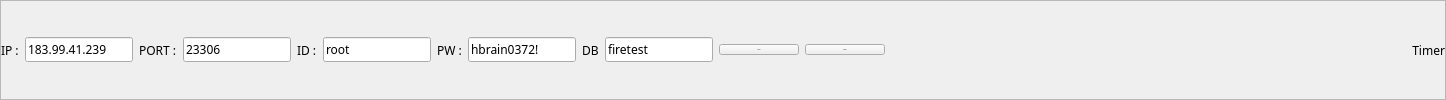
       <widget class="QFrame" name="frame">
        <property name="font">
         <font>
          <family>KoPubWorld돋움체 Medium</family>
         </font>
        </property>
        <property name="frameShape">
         <enum>QFrame::StyledPanel</enum>
        </property>
        <property name="frameShadow">
         <enum>QFrame::Raised</enum>
        </property>
        <property name="lineWidth">
         <number>0</number>
        </property>
        <layout class="QHBoxLayout" name="horizontalLayout">
         <property name="spacing">
          <number>0</number>
         </property>
         <property name="leftMargin">
          <number>0</number>
         </property>
         <property name="topMargin">
          <number>0</number>
         </property>
         <property name="rightMargin">
          <number>0</number>
         </property>
         <property name="bottomMargin">
          <number>0</number>
         </property>
         <item>
          <layout class="QHBoxLayout" name="horizontalLayout_5">
           <property name="spacing">
            <number>6</number>
           </property>
           <item>
            <widget class="QLabel" name="label_2">
             <property name="text">
              <string>IP :</string>
             </property>
            </widget>
           </item>
           <item>
            <widget class="QLineEdit" name="IP_Edit">
             <property name="sizePolicy">
              <sizepolicy hsizetype="Expanding" vsizetype="Fixed">
               <horstretch>0</horstretch>
               <verstretch>0</verstretch>
              </sizepolicy>
             </property>
             <property name="text">
              <string>183.99.41.239</string>
             </property>
            </widget>
           </item>
           <item>
            <widget class="QLabel" name="label_3">
             <property name="text">
              <string>PORT :</string>
             </property>
            </widget>
           </item>
           <item>
            <widget class="QLineEdit" name="PORT_Edit">
             <property name="inputMethodHints">
              <set>Qt::ImhDigitsOnly|Qt::ImhFormattedNumbersOnly</set>
             </property>
             <property name="text">
              <string>23306</string>
             </property>
            </widget>
           </item>
           <item>
            <widget class="QLabel" name="label_4">
             <property name="text">
              <string>ID :</string>
             </property>
            </widget>
           </item>
           <item>
            <widget class="QLineEdit" name="ID_Edit">
             <property name="text">
              <string>root</string>
             </property>
            </widget>
           </item>
           <item>
            <widget class="QLabel" name="label_5">
             <property name="text">
              <string>PW :</string>
             </property>
            </widget>
           </item>
           <item>
            <widget class="QLineEdit" name="PW_Edit">
             <property name="inputMethodHints">
              <set>Qt::ImhHiddenText</set>
             </property>
             <property name="text">
              <string>hbrain0372!</string>
             </property>
            </widget>
           </item>
           <item>
            <widget class="QLabel" name="label">
             <property name="text">
              <string>DB</string>
             </property>
            </widget>
           </item>
           <item>
            <widget class="QLineEdit" name="DBName_Edit">
             <property name="text">
              <string>firetest</string>
             </property>
            </widget>
           </item>
           <item>
            <widget class="QPushButton" name="Start_Service_btn">
             <property name="font">
              <font>
               <family>KoPubWorld돋움체 Medium</family>
               <pointsize>-1</pointsize>
               <weight>50</weight>
               <bold>false</bold>
              </font>
             </property>
             <property name="text">
              <string>START</string>
             </property>
            </widget>
           </item>
           <item>
            <widget class="QPushButton" name="reset_btn">
             <property name="font">
              <font>
               <family>KoPubWorld돋움체 Medium</family>
               <pointsize>-1</pointsize>
               <weight>50</weight>
               <bold>false</bold>
              </font>
             </property>
             <property name="text">
              <string>RESET</string>
             </property>
            </widget>
           </item>
          </layout>
         </item>
         <item>
          <spacer name="horizontalSpacer">
           <property name="orientation">
            <enum>Qt::Horizontal</enum>
           </property>
           <property name="sizeHint" stdset="0">
            <size>
             <width>527</width>
             <height>20</height>
            </size>
           </property>
          </spacer>
         </item>
         <item>
          <widget class="QLabel" name="time_label">
           <property name="text">
            <string>Timer</string>
           </property>
           <property name="alignment">
            <set>Qt::AlignRight|Qt::AlignTrailing|Qt::AlignVCenter</set>
           </property>
          </widget>
         </item>
        </layout>
       </widget>
